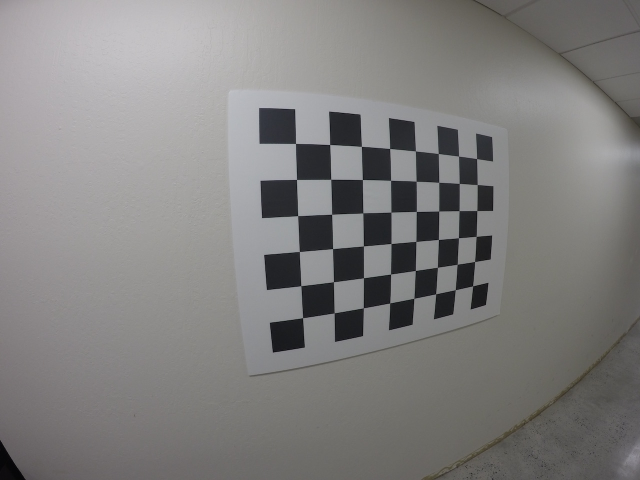
#> input picture calibration/GOPR0043.jpg, 1280 x 960 px (shown at 1/2 size)
$ jupyter execute --allow-errors 'Camera Calibration (Dane Christensen).ipynb'   (shell and % lines are left out)
#> lines starting #> are read from the running program, lines starting #| are printed output that depends on the picture
[cell 1]
import sys
import ctypes
import numpy as np
from PIL import Image
from scipy import signal
from scipy.optimize import curve_fit
import matplotlib as mpl
import matplotlib.pyplot as plt
import numpy as np
import cv2 as cv
import glob
import pickle
np.set_printoptions(suppress=True, edgeitems=30, linewidth=256)


def show_img(img, caption):
    f, axarr = plt.subplots(1,1, figsize=(16,16))
    axarr.imshow(img)
    axarr.set_axis_off()
    axarr.set_title(caption, y=-.04)

# [16 lines left out: function sRGB_to_grayscale_linear, not called in this run]

img_test = np.asarray(Image.open('./calibration/GOPR0043.jpg'))
#> img_test is the input picture: shape (960, 1280, 3); mean R, G, B 128.9, 127.7, 126.8
show_img(img_test, 'TESTING')

[cell 2]
#############################################################################################################
# STARTER code and GO-PRO data derived from:
#  https://github.com/tejakummarikuntla/camera-calibration-opencv/blob/master/camera_calibration.ipynb
#############################################################################################################

# prepare object points, like (0,0,0), (1,0,0), (2,0,0) ....,(6,5,0)
objp = np.zeros((6*8,3), np.float32)
objp[:,:2] = np.mgrid[0:8, 0:6].T.reshape(-1,2)

# Arrays to store object points and image points from all the images.
objpoints = [] # 3d points in real world space
imgpoints = [] # 2d points in image plane.

# Make a list of calibration images
images = glob.glob('./calibration/*.jpg')
print(images)

# Step through the list and search for chessboard corners
for idx, fname in enumerate(images):
    img = cv.imread(fname)
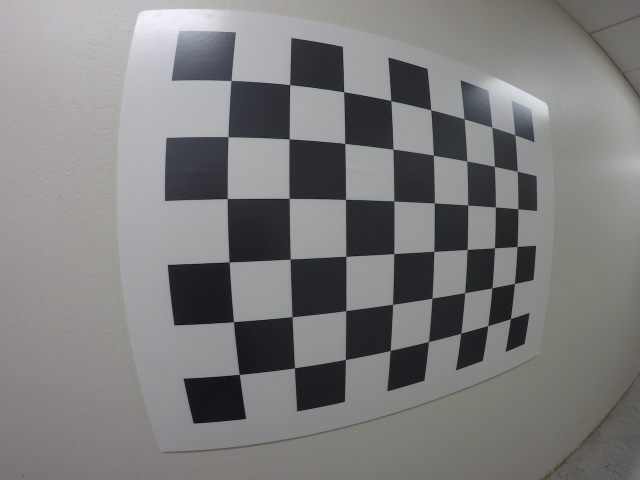
#> input picture calibration/GOPR0032.jpg, 1280 x 960 px (shown at 1/2 size)
#> img is the input picture: shape (960, 1280, 3); mean B, G, R 124.7, 124.9, 125.1
    gray = cv.cvtColor(img, cv.COLOR_BGR2GRAY)

    # Find the chessboard corners
    ret, corners = cv.findChessboardCorners(gray, (8,6), None)
#> ret = True; corners = 48 rows, first 8: [462.6, 161.3], [579.9, 169.7], [687.9, 184.1], [782.3, 201.7], [862.1, 220.2], [928.7, 238.1], [984.4, 254.6], [1030.1, 270]

    # If found, add object points, image points
    if ret == True:
        corners = np.array(corners)
        corners = corners.reshape(corners.shape[0], corners.shape[-1])
#> corners = 48 pairs, first value 454.8 to 1036.2, second value 161.3 to 749.1

        objpoints.append(objp)
        imgpoints.append(corners)

        # [6 lines of commented-out code are left out]
    print('Done with ' + str(idx))

cv.destroyAllWindows()

[cell 3]
# [19 lines of commented-out code are left out]

[cell 4]
# OPENCV way
img = cv.imread('./calibration/GOPR0043.jpg')
h, w, z = img.shape[:]
ret, mtx, dist, rvecs, tvecs = cv.calibrateCamera(objpoints, imgpoints, (w,h), None, None)

print('Reference Camera_Intrinsics:\n', mtx)
print('Reference Camera_Distortion:\n', dist)
#newcameramtx, roi = cv.getOptimalNewCameraMatrix(mtx, dist, (w,h), 1, (w,h))

small_scale = 1
dst = cv.undistort(img, mtx, dist, None, mtx)
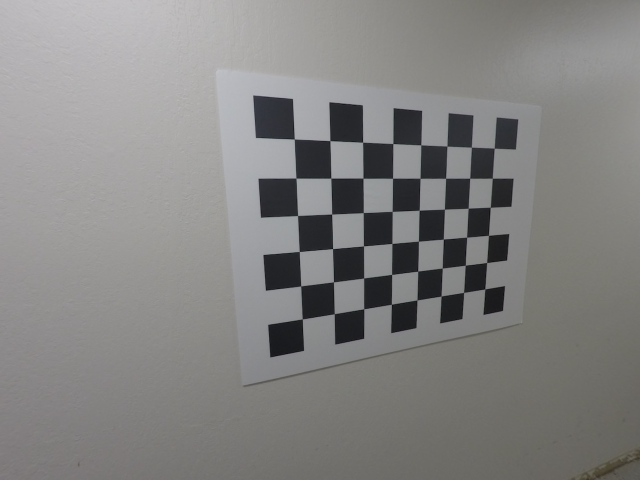
#> dst: shape (960, 1280, 3) (shown at 1/2 size); mean B, G, R 130.2, 131.4, 132
dst_small = cv.resize(dst, ( int(dst.shape[1]*small_scale), int(dst.shape[0]*small_scale)) )
show_img(dst_small, 'Reference Undistortion')
#> (the rest of the program and of its run is left out)
